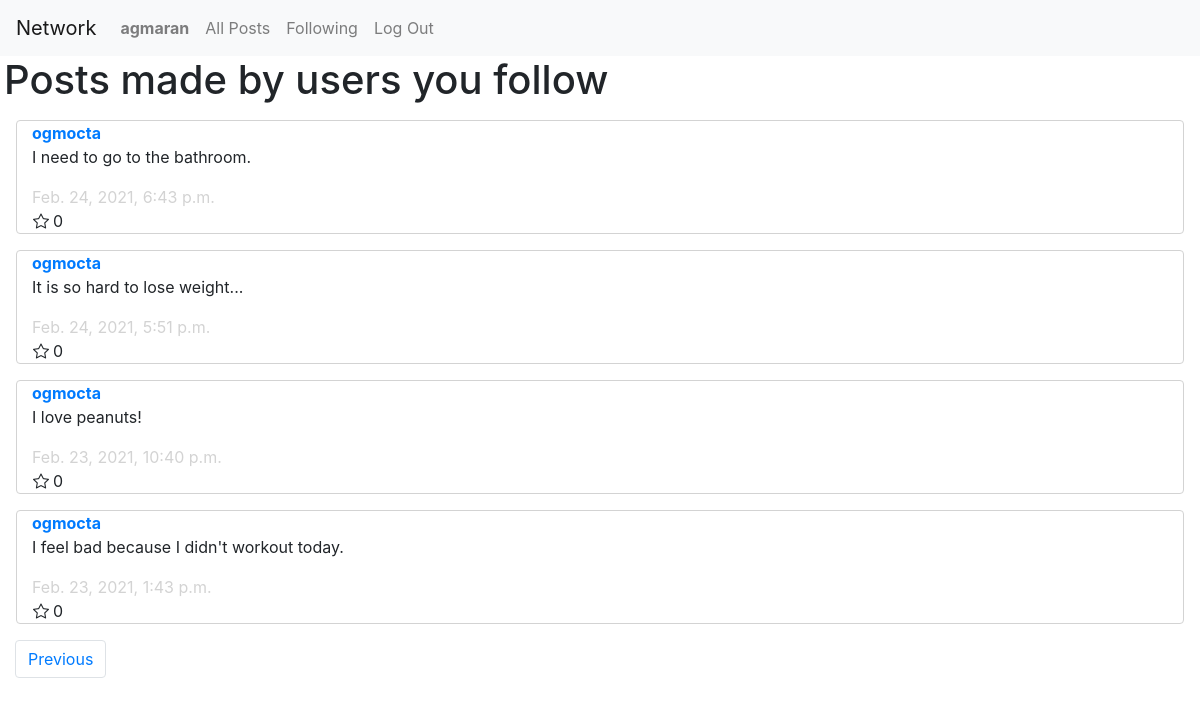
Page /2/following (signed in) on the committed database.
### network/models.py (models this page shows, shortened)
class User(AbstractUser):
    pass

class Post(models.Model):
    poster = models.ForeignKey(
        User, on_delete=models.CASCADE, related_name="my_posts")
    content = models.TextField()
    timestamp = models.DateTimeField(auto_now_add=True)
    likes = models.PositiveBigIntegerField(default=0)

### network/views.py (the view)
# urls.py: path("<int:page_num>/following", views.following, name="following"),
def following(request, page_num):
    follows = Follow.objects.filter(follower=request.user)
    message = ''
    if not follows:
        message = "You don't follow any users."
    following = []
    for follow in follows:
        following.append(follow.following)
    posts = Post.objects.filter(poster__in=following)
    posts = posts.order_by("-timestamp").all()
    post_paginator = Paginator(posts, 10)
    page = post_paginator.get_page(page_num)
    if not posts and follows:
        message = "The users that you follow have not made any posts yet."
    return render(request, "network/following.html", {
        "page": page,
        "message": message
    })

### network/templates/network/following.html (shortened to what this page needs)
{% extends "network/layout.html" %}
{% load static %}
{% block body %}
<h1 class="ml-1">Posts made by users you follow</h1>
<div id="my-posts">
    {% for post in page.object_list %}
    <div class="container col-12">
        <a class="username" href="{% url 'profile' 1 post.poster %}"><strong>{{ post.poster }}</strong></a>
        <p>{{post.content}}</p>
        <div class="timestamp">{{post.timestamp}}</div>
        <div class="row">
            <i class="bi bi-star ml-3 mr-1"></i>
            <div>{{post.likes}}</div>
        </div>
    </div>
    {% endfor %}
    <nav aria-label="Page navigation example" class="col-12">
        <ul class="pagination">
            {% if page.has_previous %}
            <li class="page-item"><a class="page-link"
                    href="{% url 'following' page.previous_page_number %}">Previous</a></li>
            {% endif %}
        </ul>
    </nav>
</div>
{% endblock %}

### network/templates/network/layout.html (shortened to what this page needs)
{% load static %}
<!DOCTYPE html>
<html lang="en">
<head>
    <link rel="stylesheet" href="https://stackpath.bootstrapcdn.com/bootstrap/4.4.1/css/bootstrap.min.css"
>
    <link rel="stylesheet" href="https://cdn.jsdelivr.net/npm/bootstrap-icons@1.4.0/font/bootstrap-icons.css">
    <link href="{% static 'network/styles.css' %}" rel="stylesheet">
</head>
<body>
    <nav class="navbar navbar-expand-lg navbar-light bg-light">
        <a class="navbar-brand" href="#">Network</a>
        <div>
            <ul class="navbar-nav mr-auto">
                {% if user.is_authenticated %}
                <li class="nav-item"><a class="nav-link" href="{% url 'profile' 1 user.username %}"><strong>{{ user.username }}</strong></a>
                </li>
                {% endif %}
                <li class="nav-item">
                    <a class="nav-link" href="{% url 'index' %}">All Posts</a>
                </li>
                {% if user.is_authenticated %}
                <li class="nav-item">
                    <a class="nav-link" href="{% url 'following' 1 %}">Following</a>
                </li>
                <li class="nav-item">
                    <a class="nav-link" href="{% url 'logout' %}">Log Out</a>
                </li>
                {% endif %}
            </ul>
        </div>
    </nav>
    <div class="body">
        {% block body %}
        {% endblock %}
    </div>
</body>
</html>

### network/static/network/styles.css (style rules this page uses)
.container { border: 0.1rem; border-color: lightgray; border-style: solid; margin: 1rem; width: auto; border-radius: 4px; }
.timestamp { color: lightgray; }
.username { cursor: pointer; }
.page-link { cursor: pointer; }

### rows in the picture
User: username "agmaran"
Post: poster "ogmocta", content "I need to go to the bathroom.", timestamp "Feb. 24, 2021, 6:43 p.m.", likes "0"
Post: poster "ogmocta", content "It is so hard to lose weight...", timestamp "Feb. 24, 2021, 5:51 p.m.", likes "0"
Post: poster "ogmocta", content "I love peanuts!", timestamp "Feb. 23, 2021, 10:40 p.m.", likes "0"
Post: poster "ogmocta", content "I feel bad because I didn't workout today.", timestamp "Feb. 23, 2021, 1:43 p.m.", likes "0"
